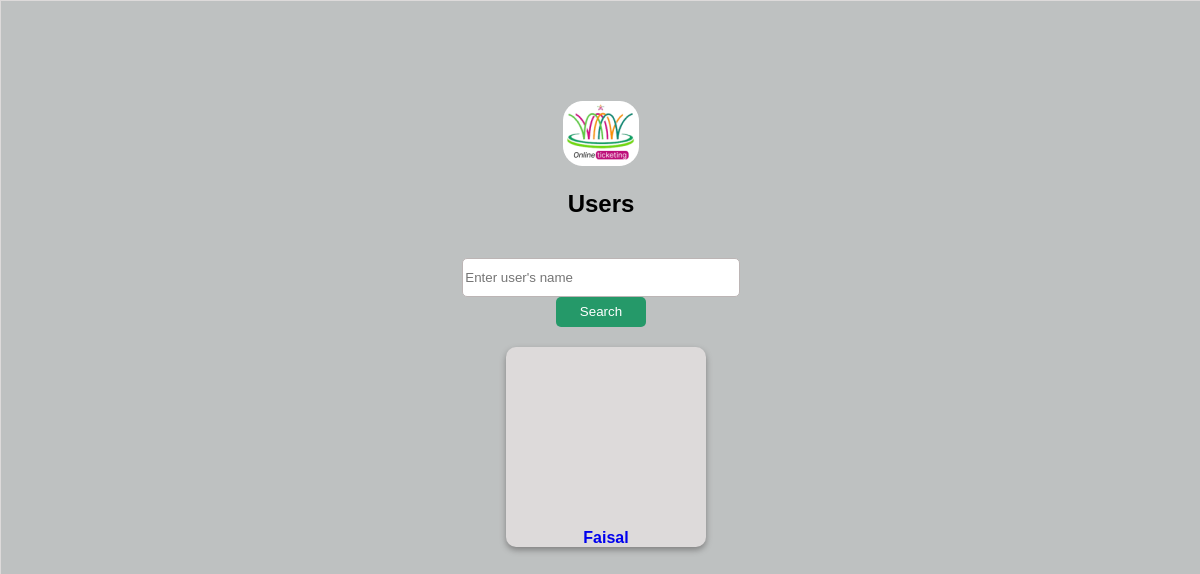
Before: /users.php (signed in) with the older database file.
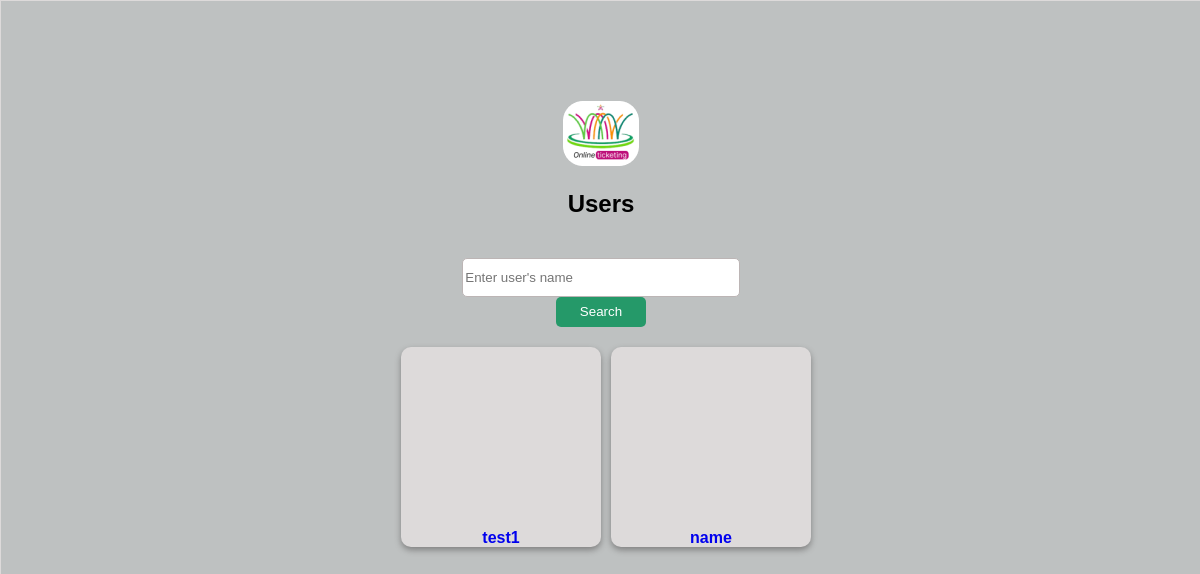
After: the same page with the newer database file.
### tables this page shows
CREATE TABLE `users` (
  `id` int(11) NOT NULL AUTO_INCREMENT COMMENT 'Primary Key',
  `name` varchar(255) DEFAULT NULL,
  `email` varchar(40) DEFAULT NULL,
  `number` varchar(13) DEFAULT NULL,
  `password` varchar(40) DEFAULT NULL,
  `status` varchar(15) NOT NULL,
  PRIMARY KEY (`id`)
);

### users.php (the view, shortened to what this page needs)
<?php
include 'connection.php';
   if(isset($_GET['username'])){
    $name = $_GET['username'];
    $STATEMENT = "SELECT name, email, id FROM users where name LIKE '%$name%'";
   }
   else{
    $STATEMENT = "SELECT name, email, id FROM users";
   }
   $QUERY = mysqli_query($connection, $STATEMENT);
?>
<!DOCTYPE html>
<html lang="en">
<head>
    <link rel="stylesheet" href="../css/signin.css">
</head>
<body>
    <main class="main">
        <div class="top">
        <div class="image simage">
            <img src="../images/logo.png" alt="e-invte logo">
            <h2>Users</h2>
            <form action="#" method="get">
                <input type="text" name="username" placeholder="Enter user's name" required>
                <button>Search</button>
            </form>
        </div>
        <div class="users">
       <?php
       if($QUERY -> num_rows == 0){
        echo "no records";
       }
       else{
        while($res = mysqli_fetch_assoc($QUERY)){
            echo '
            <a href="user.php?name='.$res['name'].'&email='.$res['email'].'"><div class="user">
            <b>'.$res['name'].'</b>
            </div></a>
            ';
        }
       }
       ?>
        </div>
     </div>
     </main>
</body>
</html>

Changed rows visible on the page:
removed users: name "Faisal"
added users: name "test1"
added users: name "name"
